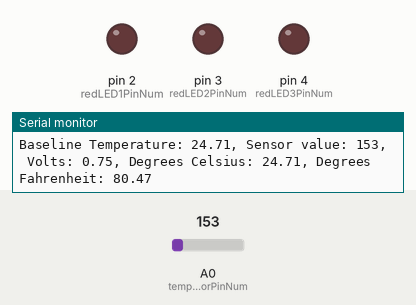
A sketch run on a simulated Arduino Uno, built with avr-gcc and run on an emulated ATmega328P. On the bench: output pins drawn as LEDs (lit = HIGH), the last lines printed to the serial monitor. Inputs (shaded band) come from the test bench; at power-on: A0 (temperatureSensorPinNum) = 153.

Above: at 1.2 s.
1.3 s: A0 (temperatureSensorPinNum) set to 156
At 2.6 s:
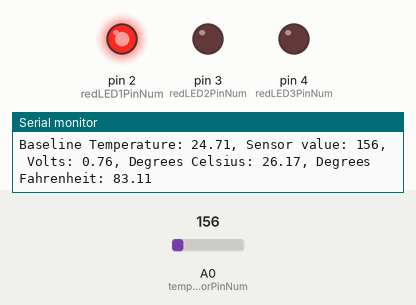
2.9 s: A0 (temperatureSensorPinNum) set to 191
At 4.0 s:
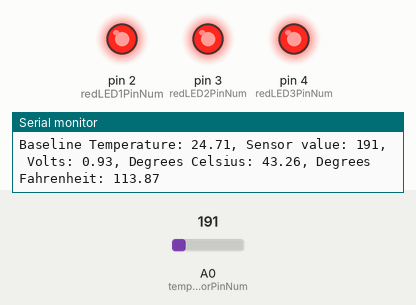
Timing chart, 0 to 5.9 s (numbered marks = the images above; inputs shaded):
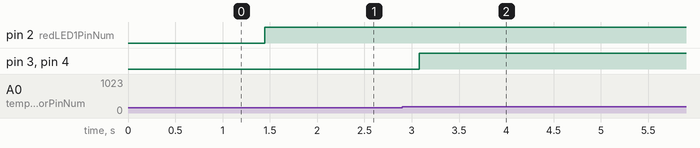

Measured:
- the behaviour switches between 155 and 156 on A0 (temperatureSensorPinNum) (found by bisection; images 0 and 1)
- after the input at 1.3 s, pin 2 (redLED1PinNum): LOW → HIGH after 0.15 s
- after the input at 2.9 s, pin 3 (redLED2PinNum), pin 4 (redLED3PinNum): LOW → HIGH after 0.18 s

The sketch:

love_o_meter.ino
```cpp
/*
   Author:      Robbie Brandrick
   Date:        January 2, 2016
   Description: Project three in the Arduino Projects Book: The Love-O-Meter.
                Using a temperature sensor and three red LEDs. Get a baseline temperature then for each degree celsius above
                the baseline temperature turn on one of the three red LEDs
*/

const int redLED1PinNum = 2;
const int redLED2PinNum = 3;
const int redLED3PinNum = 4;
const int temperatureSensorPinNum = A0;

bool isCalibrated = false;
float baselineTemperature = 14.00;

/*   Sets up all the pins for the love-o-meter
*/
void setup() {

  //Set up communication with the computers serial monitor
  Serial.begin(9600);

  //Set up the red LEDs pins for output and turn them off
  pinMode(redLED1PinNum, OUTPUT);
  digitalWrite(redLED1PinNum, LOW);

  pinMode(redLED2PinNum, OUTPUT);
  digitalWrite(redLED2PinNum, LOW);

  pinMode(redLED3PinNum, OUTPUT);
  digitalWrite(redLED3PinNum, LOW);

}

/*
   Continuous input loop for the love-o-meter
*/
void loop() {

  int sensorsValue = getTemperatureSensorsValue();
  float voltage = getTemperatureSensorsVoltage(sensorsValue);
  float temperature = getTemperatureSensorsTemperature(voltage);

  calibrate(temperature);

  printTemperatureSensorsDetails(sensorsValue, voltage, temperature);

  turnOnRedLEDs(temperature);

  // The analog to digital converter can only read so fast or else its values will be to erratic. To prevent this a delay has been added.
  delay(1);

}

/*
 * Sets up the baseline temperature
 */
void calibrate(float temperature) {

  if (!isCalibrated) {
    baselineTemperature = temperature;
    isCalibrated = true;
  }

}

/*
    Gets the value from the temperature sensor
*/
int getTemperatureSensorsValue() {

  return analogRead(temperatureSensorPinNum);

}

/*
    Gets the voltage from the temperature sensor value
*/
float getTemperatureSensorsVoltage(int temperatureSensorsValue) {

  float voltage = (temperatureSensorsValue / 1024.0) * 5.0;

  return voltage;

}

/*
    Gets the temperature in celsius from the temperature sensors voltage
*/
float getTemperatureSensorsTemperature(float temperatureSensorsVoltage) {

  float temperature = (temperatureSensorsVoltage - 0.5) * 100.0;

  return temperature;

}

/*
   Convert celsius to fahrenheit
*/
float ConvertCelsiusToFahrenheit(float celsius) {

  float fahrenheit = (celsius * 1.8) + 36.0;

  return fahrenheit;

}

/*
   Print the temperature sensor value's details (i.e., sensor value, voltage, temperature in celsius)
   to the serial monitor
*/
void printTemperatureSensorsDetails(int sensorValue, float voltage, float temperature) {

  Serial.print("Baseline Temperature: ");
  Serial.print(baselineTemperature);

  Serial.print(", Sensor value: ");
  Serial.print(sensorValue);

  Serial.print(", Volts: ");
  Serial.print(voltage);

  Serial.print(", Degrees Celsius: ");
  Serial.print(temperature);

  Serial.print(", Degrees Fahrenheit: ");
  Serial.println(ConvertCelsiusToFahrenheit(temperature));

}

/*
   Turns on the red LEDs when the specified temperature becomes greater than the baseline temperature
*/
void turnOnRedLEDs(float temperature) {

  digitalWrite(redLED1PinNum, LOW);
  digitalWrite(redLED2PinNum, LOW);
  digitalWrite(redLED3PinNum, LOW);

  if (temperature >= baselineTemperature + 3) {
    digitalWrite(redLED3PinNum, HIGH);
  }

  if (temperature >= baselineTemperature + 2) {
    digitalWrite(redLED2PinNum, HIGH);
  }

  if (temperature >= baselineTemperature + 1) {
    digitalWrite(redLED1PinNum, HIGH);
  }

}
```
